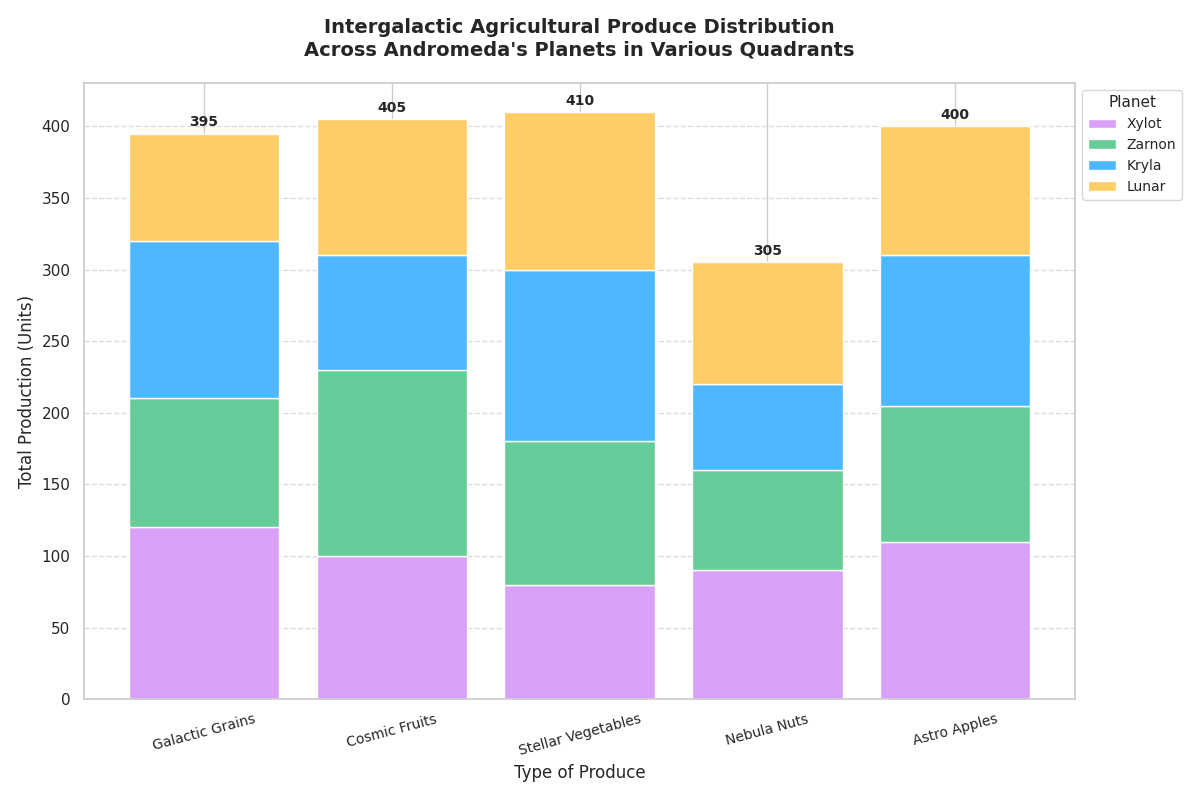

Recreate this plot in Python.
import matplotlib.pyplot as plt
import numpy as np

# Data setup
produce_types = ['Galactic Grains', 'Cosmic Fruits', 'Stellar Vegetables', 'Nebula Nuts', 'Astro Apples']
xylot_output = [120, 100, 80, 90, 110]
zarnon_output = [90, 130, 100, 70, 95]
kryla_output = [110, 80, 120, 60, 105]
lunar_output = [75, 95, 110, 85, 90]

bar_positions = np.arange(len(produce_types))

fig, ax = plt.subplots(figsize=(12, 8))

# Colors have been shuffled
ax.bar(bar_positions, xylot_output, label='Xylot', color='#d9a0f7', edgecolor='white')
ax.bar(bar_positions, zarnon_output, bottom=xylot_output, label='Zarnon', color='#66cc99', edgecolor='white')
ax.bar(bar_positions, kryla_output, bottom=np.array(xylot_output) + np.array(zarnon_output), label='Kryla', color='#4db8ff', edgecolor='white')
ax.bar(bar_positions, lunar_output, bottom=np.array(xylot_output) + np.array(zarnon_output) + np.array(kryla_output), label='Lunar', color='#ffcc66', edgecolor='white')

ax.set_title('Intergalactic Agricultural Produce Distribution\nAcross Andromeda\'s Planets in Various Quadrants', fontsize=14, fontweight='bold', pad=20)
ax.set_xlabel('Type of Produce', fontsize=12)
ax.set_ylabel('Total Production (Units)', fontsize=12)
ax.set_xticks(bar_positions)
ax.set_xticklabels(produce_types, fontsize=10, rotation=15)
ax.legend(title='Planet', loc='upper left', bbox_to_anchor=(1, 1), fontsize=10, title_fontsize='11')

for i, (x, z, k, l) in enumerate(zip(xylot_output, zarnon_output, kryla_output, lunar_output)):
    total = x + z + k + l
    ax.text(i, total + 5, str(total), ha='center', fontsize=10, fontweight='bold')

ax.yaxis.grid(True, linestyle='--', alpha=0.7)
plt.tight_layout()
plt.show()
